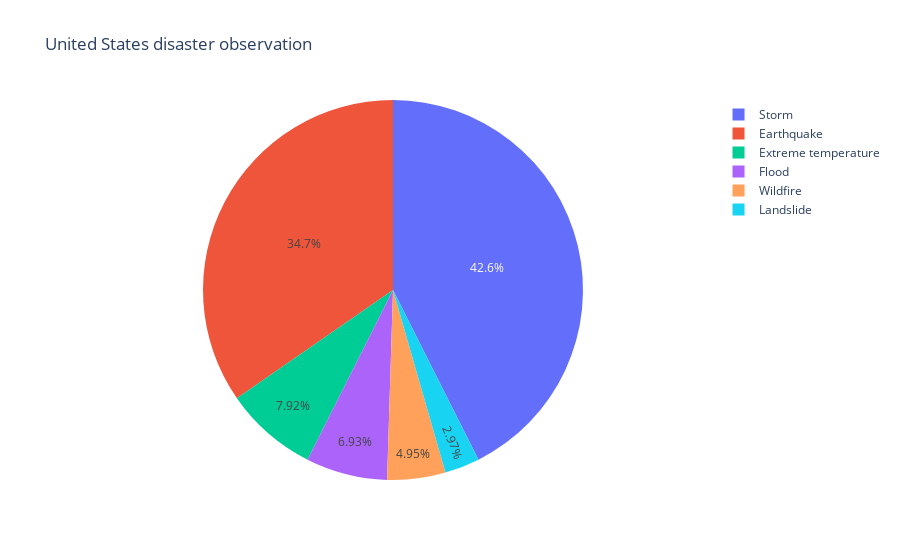

Write notebook code for a chart like this one.
### Markdown cell above
### About United States

### Code cell
import plotly.graph_objects as go 
values =df.query('Country_Name=="United States"')['Death_Toll'].value_counts()
m=df.query('Country_Name=="United States"')['Type']
fig = go.Figure(data=[go.Pie(labels=m, values=values)])
fig.update_layout(title='United States disaster observation')


fig.show()

### Figure 1 — Plotly figure (JSON) as saved in the notebook; plotly's stock layout.template omitted (floating-point values rounded to 4 significant figures)
{"data": [{"labels": ["Earthquake", "Extreme temperature ", "Storm", "Storm", "Storm", "Flood", "Storm", "Storm", "Landslide", "Storm", "Storm", "Storm", "Storm", "Wildfire", "Storm", "Storm", "Storm", "Storm", "Flood", "Flood", "Storm", "Storm", "Wildfire", "Storm", "Flood", "Wildfire", "Earthquake", "Storm", "Storm", "Storm", "Flood", "Storm", "Wildfire", "Landslide", "Wildfire", "Storm", "Storm", "Storm", "Storm", "Extreme temperature ", "Storm", "Storm", "Storm", "Flood", "Storm", "Storm", "Storm", "Flood", "Flood", "Storm", "Storm", "Storm", "Storm", "Flood", "Storm", "Flood", "Storm", "Flood", "Storm", "Storm", "Storm", "Storm", "Flood", "Storm", "Storm", "Storm", "Wildfire", "Storm", "Storm", "Storm", "Storm", "Wildfire", "Wildfire", "Storm", "Storm", "Storm", "Storm", "Storm", "Storm", "Storm", "Storm", "Wildfire", "Earthquake", "Storm", "Flood", "Storm", "Drought", "Storm", "Storm", "Flood", "Storm", "Storm", "Storm", "Storm", "Flood", "Storm", "Storm", "Flood", "Tropical cyclone", "Tropical cyclone", "Heat wave"], "type": "pie", "values": [34, 7, 5, 4, 2, 2, 2, 2, 2, 2, 2, 2, 2, 1, 1, 1, 1, 1, 1, 1, 1, 1, 1, 1, 1, 1, 1, 1, 1, 1, 1, 1, 1, 1, 1, 1, 1, 1, 1, 1, 1, 1, 1, 1, 1, 1]}], "layout": {"title": {"text": "United States disaster observation"}}}
